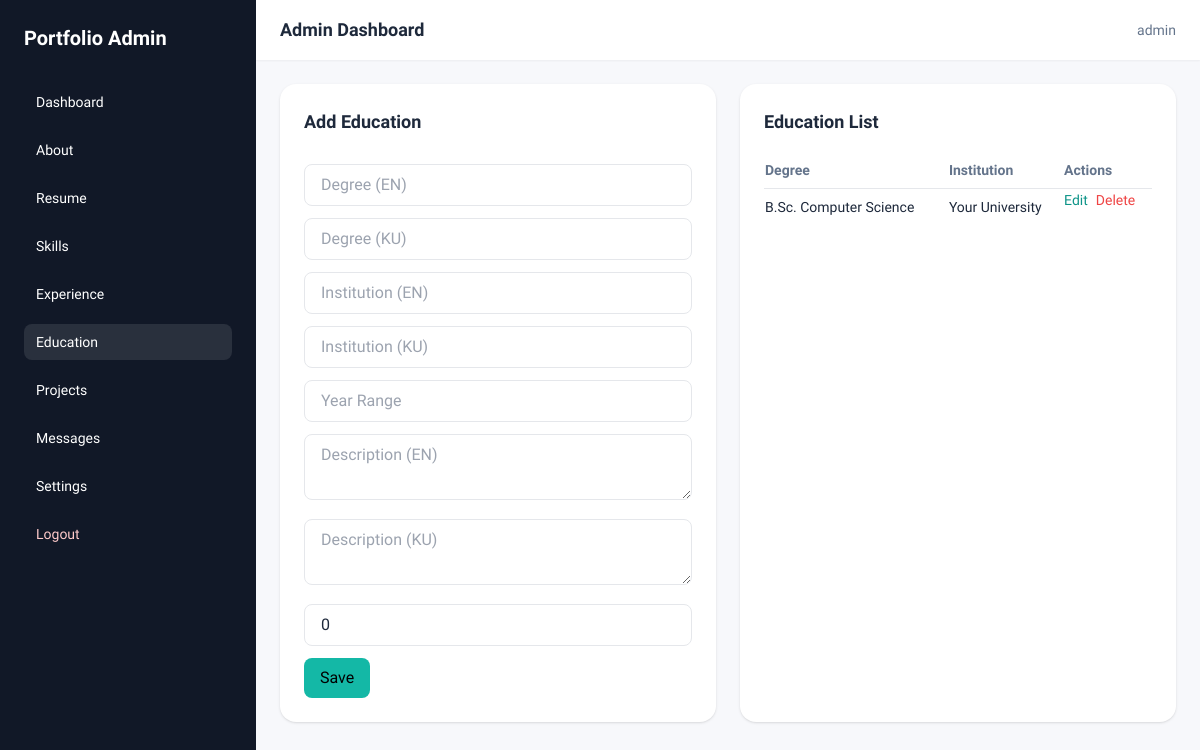
Screenshot of /admin/education.php (signed in) with the database file from the repository.
### tables this page shows
CREATE TABLE resume_education (
  id INT AUTO_INCREMENT PRIMARY KEY,
  degree_en VARCHAR(200),
  degree_ku VARCHAR(200),
  institution_en VARCHAR(200),
  institution_ku VARCHAR(200),
  year_range VARCHAR(50),
  description_en TEXT,
  description_ku TEXT,
  sort_order INT DEFAULT 0
);

### config.php (called while the page is built, shortened)
<?php
function e(string $value): string
{
    return htmlspecialchars($value, ENT_QUOTES, 'UTF-8');
}

### admin/education.php (the view, shortened to what this page needs)
<?php
require_once __DIR__ . '/_guard.php';
$items = $pdo->query('SELECT * FROM resume_education ORDER BY sort_order ASC, id ASC')->fetchAll();
$editItem = null;
require_once __DIR__ . '/_layout_top.php';
?>
<div class="grid lg:grid-cols-2 gap-6">
  <div class="bg-white rounded-2xl p-6 shadow">
    <h2 class="text-lg font-semibold mb-4"><?= $editItem ? 'Edit Education' : 'Add Education' ?></h2>
    <form method="POST" class="space-y-3">
      <input class="border rounded-lg px-4 py-2 w-full" name="degree_en" placeholder="Degree (EN)" value="<?= e($editItem['degree_en'] ?? '') ?>">
      <input class="border rounded-lg px-4 py-2 w-full" name="degree_ku" placeholder="Degree (KU)" value="<?= e($editItem['degree_ku'] ?? '') ?>">
      <input class="border rounded-lg px-4 py-2 w-full" name="institution_en" placeholder="Institution (EN)" value="<?= e($editItem['institution_en'] ?? '') ?>">
      <input class="border rounded-lg px-4 py-2 w-full" name="institution_ku" placeholder="Institution (KU)" value="<?= e($editItem['institution_ku'] ?? '') ?>">
      <input class="border rounded-lg px-4 py-2 w-full" name="year_range" placeholder="Year Range" value="<?= e($editItem['year_range'] ?? '') ?>">
      <textarea class="border rounded-lg px-4 py-2 w-full" name="description_en" placeholder="Description (EN)"><?= e($editItem['description_en'] ?? '') ?></textarea>
      <textarea class="border rounded-lg px-4 py-2 w-full" name="description_ku" placeholder="Description (KU)"><?= e($editItem['description_ku'] ?? '') ?></textarea>
      <input class="border rounded-lg px-4 py-2 w-full" name="sort_order" type="number" placeholder="Sort Order" value="<?= e((string) ($editItem['sort_order'] ?? 0)) ?>">
      <button class="px-4 py-2 bg-teal-500 text-black rounded-lg">Save</button>
    </form>
  </div>
  <div class="bg-white rounded-2xl p-6 shadow">
    <h2 class="text-lg font-semibold mb-4">Education List</h2>
    <table class="min-w-full text-sm">
      <thead>
        <tr class="text-left text-slate-500">
          <th class="py-2">Degree</th>
          <th>Institution</th>
          <th>Actions</th>
        </tr>
      </thead>
      <tbody>
        <?php foreach ($items as $item): ?>
          <tr class="border-t">
            <td class="py-2"><?= e($item['degree_en']) ?></td>
            <td><?= e($item['institution_en']) ?></td>
            <td class="flex gap-2">
              <a class="text-teal-600" href="?edit=<?= e((string) $item['id']) ?>">Edit</a>
              <form method="POST" onsubmit="return confirmDelete();">
                <button class="text-red-500" type="submit">Delete</button>
              </form>
            </td>
          </tr>
        <?php endforeach; ?>
      </tbody>
    </table>
  </div>
</div>
<?php require_once __DIR__ . '/_layout_bottom.php'; ?>

### assets/css/admin.css (style rules this page uses)
body { font-family: 'Readex Pro', sans-serif; background: #f7f8fb; }

### rows the page displays
resume_education: degree_en "B.Sc. Computer Science", institution_en "Your University"

### other values shown
$_SESSION['admin_username'] "admin"
